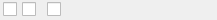
<?xml version="1.0" encoding="UTF-8"?>
<ui version="4.0">
 <class>FilterColumnWidget</class>
 <widget class="QWidget" name="FilterColumnWidget">
  <property name="geometry">
   <rect>
    <x>0</x>
    <y>0</y>
    <width>217</width>
    <height>20</height>
   </rect>
  </property>
  <property name="minimumSize">
   <size>
    <width>100</width>
    <height>0</height>
   </size>
  </property>
  <property name="maximumSize">
   <size>
    <width>16777215</width>
    <height>16777215</height>
   </size>
  </property>
  <property name="windowTitle">
   <string>Form</string>
  </property>
  <layout class="QHBoxLayout" name="horizontalLayout">
   <property name="spacing">
    <number>2</number>
   </property>
   <property name="leftMargin">
    <number>0</number>
   </property>
   <property name="topMargin">
    <number>0</number>
   </property>
   <property name="rightMargin">
    <number>0</number>
   </property>
   <property name="bottomMargin">
    <number>0</number>
   </property>
   <item>
    <widget class="QWidget" name="widget" native="true">
     <property name="sizePolicy">
      <sizepolicy hsizetype="Fixed" vsizetype="Fixed">
       <horstretch>0</horstretch>
       <verstretch>0</verstretch>
      </sizepolicy>
     </property>
     <property name="minimumSize">
      <size>
       <width>20</width>
       <height>20</height>
      </size>
     </property>
     <property name="maximumSize">
      <size>
       <width>20</width>
       <height>20</height>
      </size>
     </property>
     <layout class="QHBoxLayout" name="horizontalLayout_3">
      <property name="spacing">
       <number>0</number>
      </property>
      <property name="leftMargin">
       <number>0</number>
      </property>
      <property name="topMargin">
       <number>0</number>
      </property>
      <property name="rightMargin">
       <number>0</number>
      </property>
      <property name="bottomMargin">
       <number>0</number>
      </property>
      <item>
       <spacer name="horizontalSpacer">
        <property name="orientation">
         <enum>Qt::Horizontal</enum>
        </property>
        <property name="sizeHint" stdset="0">
         <size>
          <width>0</width>
          <height>0</height>
         </size>
        </property>
       </spacer>
      </item>
      <item>
       <widget class="QCheckBox" name="remove">
        <property name="toolTip">
         <string>&lt;html&gt;&lt;head/&gt;&lt;body&gt;&lt;p&gt;Remove&lt;/p&gt;&lt;/body&gt;&lt;/html&gt;</string>
        </property>
        <property name="styleSheet">
         <string notr="true"/>
        </property>
        <property name="text">
         <string/>
        </property>
       </widget>
      </item>
      <item>
       <spacer name="horizontalSpacer_2">
        <property name="orientation">
         <enum>Qt::Horizontal</enum>
        </property>
        <property name="sizeHint" stdset="0">
         <size>
          <width>0</width>
          <height>0</height>
         </size>
        </property>
       </spacer>
      </item>
     </layout>
    </widget>
   </item>
   <item>
    <widget class="QWidget" name="widget_2" native="true">
     <property name="sizePolicy">
      <sizepolicy hsizetype="Fixed" vsizetype="Fixed">
       <horstretch>0</horstretch>
       <verstretch>0</verstretch>
      </sizepolicy>
     </property>
     <property name="minimumSize">
      <size>
       <width>20</width>
       <height>20</height>
      </size>
     </property>
     <property name="maximumSize">
      <size>
       <width>20</width>
       <height>20</height>
      </size>
     </property>
     <layout class="QHBoxLayout" name="horizontalLayout_4">
      <property name="spacing">
       <number>0</number>
      </property>
      <property name="leftMargin">
       <number>0</number>
      </property>
      <property name="topMargin">
       <number>0</number>
      </property>
      <property name="rightMargin">
       <number>0</number>
      </property>
      <property name="bottomMargin">
       <number>0</number>
      </property>
      <item>
       <spacer name="horizontalSpacer_3">
        <property name="orientation">
         <enum>Qt::Horizontal</enum>
        </property>
        <property name="sizeHint" stdset="0">
         <size>
          <width>2</width>
          <height>17</height>
         </size>
        </property>
       </spacer>
      </item>
      <item>
       <widget class="QCheckBox" name="keep">
        <property name="toolTip">
         <string>&lt;html&gt;&lt;head/&gt;&lt;body&gt;&lt;p&gt;Keep&lt;/p&gt;&lt;/body&gt;&lt;/html&gt;</string>
        </property>
        <property name="text">
         <string/>
        </property>
       </widget>
      </item>
      <item>
       <spacer name="horizontalSpacer_4">
        <property name="orientation">
         <enum>Qt::Horizontal</enum>
        </property>
        <property name="sizeHint" stdset="0">
         <size>
          <width>40</width>
          <height>20</height>
         </size>
        </property>
       </spacer>
      </item>
     </layout>
    </widget>
   </item>
   <item>
    <widget class="QWidget" name="widget_3" native="true">
     <property name="sizePolicy">
      <sizepolicy hsizetype="Fixed" vsizetype="Fixed">
       <horstretch>0</horstretch>
       <verstretch>0</verstretch>
      </sizepolicy>
     </property>
     <property name="minimumSize">
      <size>
       <width>20</width>
       <height>20</height>
      </size>
     </property>
     <property name="maximumSize">
      <size>
       <width>20</width>
       <height>20</height>
      </size>
     </property>
     <layout class="QHBoxLayout" name="horizontalLayout_2">
      <property name="spacing">
       <number>0</number>
      </property>
      <property name="leftMargin">
       <number>0</number>
      </property>
      <property name="topMargin">
       <number>0</number>
      </property>
      <property name="rightMargin">
       <number>0</number>
      </property>
      <property name="bottomMargin">
       <number>0</number>
      </property>
      <item>
       <spacer name="horizontalSpacer_5">
        <property name="orientation">
         <enum>Qt::Horizontal</enum>
        </property>
        <property name="sizeHint" stdset="0">
         <size>
          <width>0</width>
          <height>0</height>
         </size>
        </property>
       </spacer>
      </item>
      <item>
       <widget class="QCheckBox" name="filter">
        <property name="toolTip">
         <string>&lt;html&gt;&lt;head/&gt;&lt;body&gt;&lt;p&gt;Filter&lt;/p&gt;&lt;/body&gt;&lt;/html&gt;</string>
        </property>
        <property name="text">
         <string/>
        </property>
       </widget>
      </item>
      <item>
       <spacer name="horizontalSpacer_6">
        <property name="orientation">
         <enum>Qt::Horizontal</enum>
        </property>
        <property name="sizeHint" stdset="0">
         <size>
          <width>0</width>
          <height>0</height>
         </size>
        </property>
       </spacer>
      </item>
     </layout>
    </widget>
   </item>
   <item>
    <widget class="QLabel" name="name">
     <property name="sizePolicy">
      <sizepolicy hsizetype="Expanding" vsizetype="Preferred">
       <horstretch>0</horstretch>
       <verstretch>0</verstretch>
      </sizepolicy>
     </property>
     <property name="text">
      <string/>
     </property>
    </widget>
   </item>
  </layout>
 </widget>
 <resources/>
 <connections/>
</ui>
